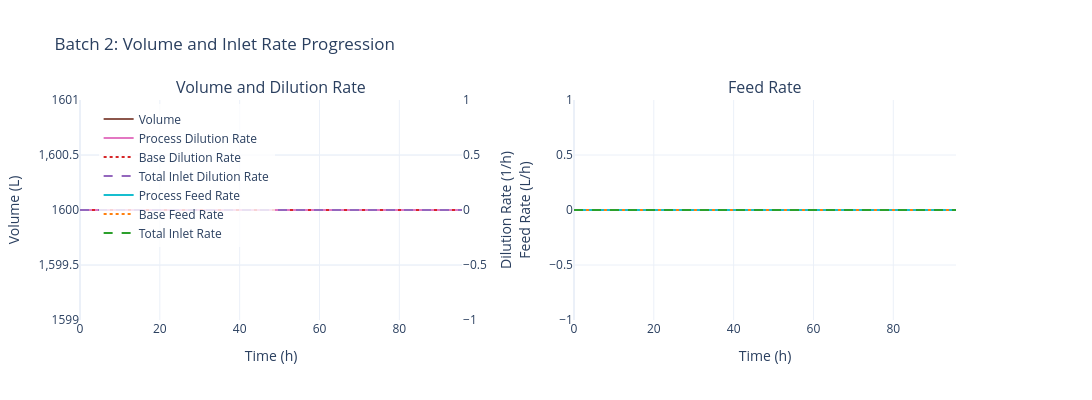

Here is the notebook cell this chart was saved with:
### Code cell
sim.data.plot_volume_feed(batch_number=2)

### Figure 1 — Plotly figure (JSON) as saved in the notebook; plotly's stock layout.template omitted (floating-point values rounded to 4 significant figures; data arrays with more than 128 entries replaced by an {"elided": "..."} marker saying what was removed)
{"data": [{"hovertemplate": "Time: %{x:.1f} h<br>Volume: %{y:.2f} L<extra></extra>", "line": {"color": "#8c564b", "width": 2}, "mode": "lines", "name": "Volume", "type": "scatter", "x": {"elided": "150 float values"}, "xaxis": "x", "y": {"elided": "150 float values"}, "yaxis": "y"}, {"hovertemplate": "Time: %{x:.1f} h<br>D_process: %{y:.4f} 1/h<extra></extra>", "line": {"color": "#e377c2", "width": 2}, "mode": "lines", "name": "Process Dilution Rate", "type": "scatter", "x": {"elided": "150 float values"}, "xaxis": "x", "y": {"elided": "150 float values"}, "yaxis": "y2"}, {"hovertemplate": "Time: %{x:.1f} h<br>D_base: %{y:.4f} 1/h<extra></extra>", "line": {"color": "#d62728", "dash": "dot", "width": 2}, "mode": "lines", "name": "Base Dilution Rate", "type": "scatter", "x": {"elided": "150 float values"}, "xaxis": "x", "y": {"elided": "150 float values"}, "yaxis": "y2"}, {"hovertemplate": "Time: %{x:.1f} h<br>D_total: %{y:.4f} 1/h<extra></extra>", "line": {"color": "#9467bd", "dash": "dash", "width": 2}, "mode": "lines", "name": "Total Inlet Dilution Rate", "type": "scatter", "x": {"elided": "150 float values"}, "xaxis": "x", "y": {"elided": "150 float values"}, "yaxis": "y2"}, {"hovertemplate": "Time: %{x:.1f} h<br>F_process: %{y:.4f} L/h<extra></extra>", "line": {"color": "#17becf", "width": 2}, "mode": "lines", "name": "Process Feed Rate", "type": "scatter", "x": {"elided": "150 float values"}, "xaxis": "x2", "y": {"elided": "150 float values"}, "yaxis": "y3"}, {"hovertemplate": "Time: %{x:.1f} h<br>F_base: %{y:.4f} L/h<extra></extra>", "line": {"color": "#ff7f0e", "dash": "dot", "width": 2}, "mode": "lines", "name": "Base Feed Rate", "type": "scatter", "x": {"elided": "150 float values"}, "xaxis": "x2", "y": {"elided": "150 float values"}, "yaxis": "y3"}, {"hovertemplate": "Time: %{x:.1f} h<br>F_total: %{y:.4f} L/h<extra></extra>", "line": {"color": "#2ca02c", "dash": "dash", "width": 2}, "mode": "lines", "name": "Total Inlet Rate", "type": "scatter", "x": {"elided": "150 float values"}, "xaxis": "x2", "y": {"elided": "150 float values"}, "yaxis": "y3"}], "layout": {"annotations": [{"font": {"size": 16}, "showarrow": false, "text": "Volume and Dilution Rate", "x": 0.205, "xanchor": "center", "xref": "paper", "y": 1, "yanchor": "bottom", "yref": "paper"}, {"font": {"size": 16}, "showarrow": false, "text": "Feed Rate", "x": 0.735, "xanchor": "center", "xref": "paper", "y": 1, "yanchor": "bottom", "yref": "paper"}], "font": {"size": 12}, "height": 400, "legend": {"bgcolor": "rgba(255,255,255,0.8)", "x": 0.02, "y": 0.98}, "showlegend": true, "title": {"text": "Batch 2: Volume and Inlet Rate Progression"}, "width": 1400, "xaxis": {"anchor": "y", "domain": [0, 0.41], "title": {"text": "Time (h)"}}, "xaxis2": {"anchor": "y3", "domain": [0.53, 0.94], "title": {"text": "Time (h)"}}, "yaxis": {"anchor": "x", "domain": [0, 1], "title": {"text": "Volume (L)"}}, "yaxis2": {"anchor": "x", "overlaying": "y", "side": "right", "title": {"text": "Dilution Rate (1/h)"}}, "yaxis3": {"anchor": "x2", "domain": [0, 1], "title": {"text": "Feed Rate (L/h)"}}}}
